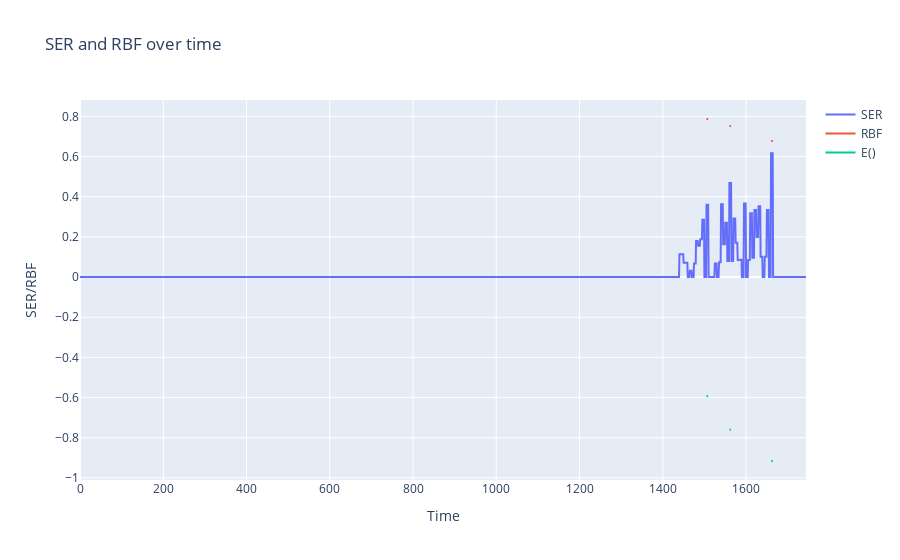

The notebook cell saved with this chart:
### Code cell
sers = np.apply_along_axis(ser, 1, fake_risks_history)
rbfs = np.apply_along_axis(rbf, 1, fake_evals_history)

# plot sers and rbfs
fig = go.Figure()
fig.add_trace(go.Scatter(x=np.arange(len(sers)), y=sers, mode='lines', name="SER"))
fig.add_trace(go.Scatter(x=np.arange(len(rbfs)), y=rbfs, mode='lines', name="RBF"))
fig.add_trace(go.Scatter(x=np.arange(len(fake_lasts)), y=fake_lasts, mode='lines', name="E()"))
fig.update_layout(title='SER and RBF over time', xaxis_title='Time', yaxis_title='SER/RBF')
fig.show()

### Figure 1 — Plotly figure (JSON) as saved in the notebook; plotly's stock layout.template omitted (floating-point values rounded to 4 significant figures; data arrays with more than 128 entries replaced by an {"elided": "..."} marker saying what was removed)
{"data": [{"mode": "lines", "name": "SER", "type": "scatter", "x": {"elided": "1745 int values"}, "y": {"elided": "1745 float values"}}, {"mode": "lines", "name": "RBF", "type": "scatter", "x": {"elided": "1745 int values"}, "y": {"elided": "1745 float values"}}, {"mode": "lines", "name": "E()", "type": "scatter", "x": {"elided": "1745 int values"}, "y": {"elided": "1745 float values"}}], "layout": {"title": {"text": "SER and RBF over time"}, "xaxis": {"title": {"text": "Time"}}, "yaxis": {"title": {"text": "SER/RBF"}}}}
